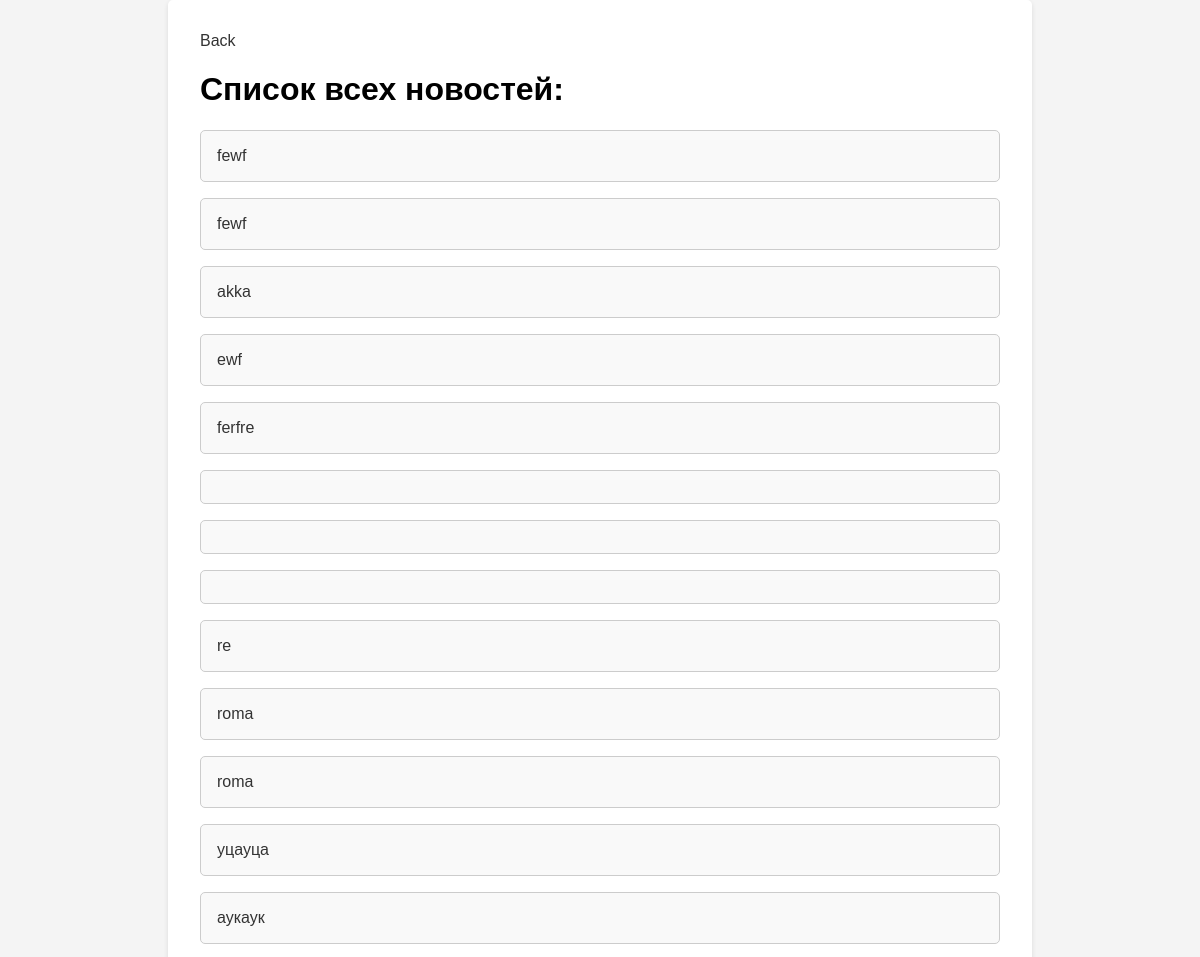
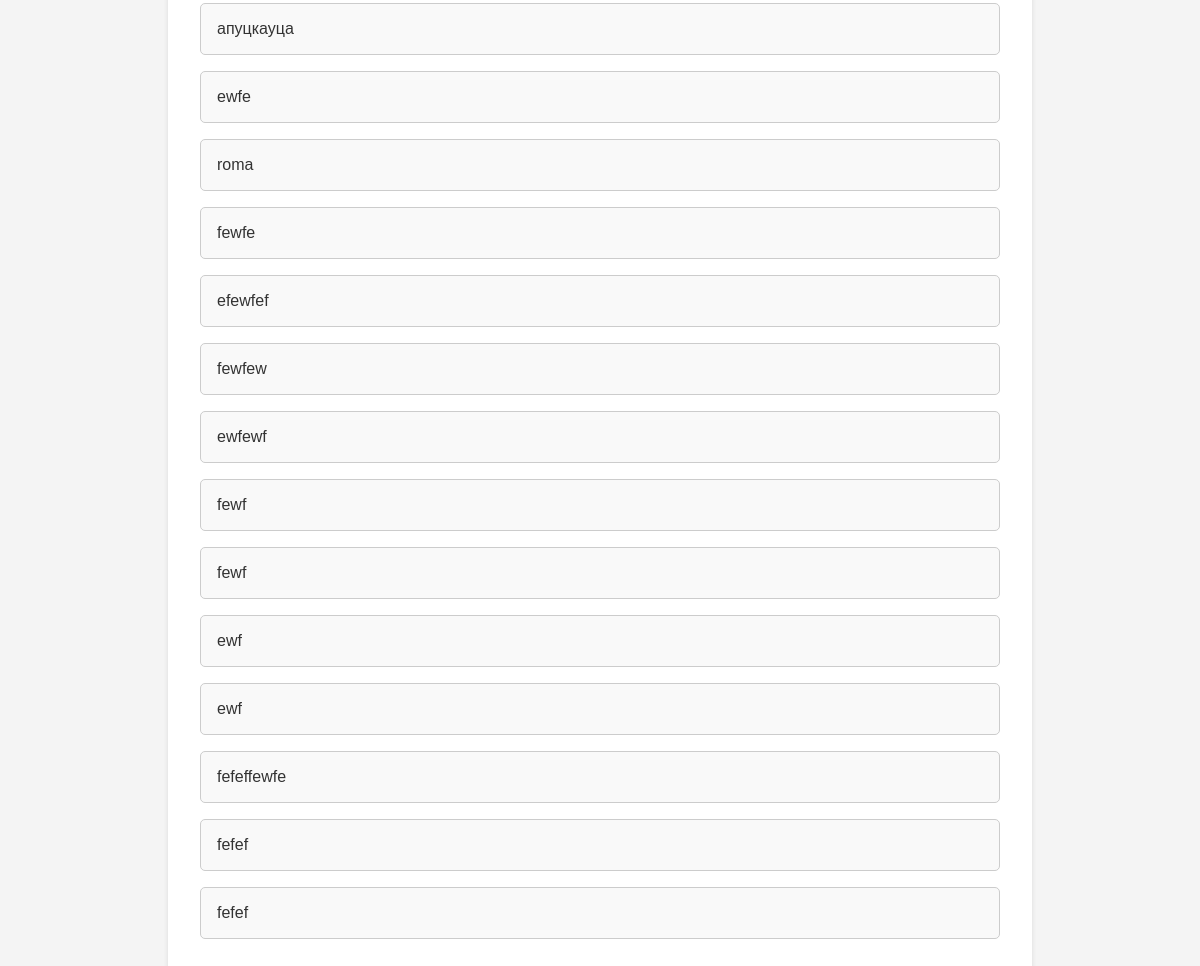
Page /news/ on the committed database (2 pictures, top to bottom).
### news/models.py (models this page shows, shortened)
class News(models.Model):
    title = models.TextField()
    content = models.TextField()
    created_at = models.DateTimeField(auto_now=True)

### news/views.py (the view)
# urls.py: path("", views.get_all_news, name="all_news"),
def get_all_news(request):
    news = News.objects.order_by("-created_at").all()
    return render(request, "news/get_all_news.html", {"news" : news})

### news/templates/news/get_all_news.html (shortened to what this page needs)
<!DOCTYPE html>
<html>
<head>
</head>
<body>
    <div class="container">
        <a href="{% url 'news:main' %}">Back</a>
        <h1>Список всех новостей:</h1>
        <ul>
            {% for new in news %}
            <li>
                <a href="{% url 'news:info_news' new.id %}">
                    {{ new.title }}
                </a>
            </li>
            {% endfor %}
        </ul>
    </div>
</body>
</html>

### news/templates/news/get_all_news.html (style rules this page uses)
body { font-family: Arial, sans-serif; margin: 0; padding: 0; background-color: #f4f4f4; }
.container { max-width: 800px; margin: 0 auto; padding: 2rem; background-color: white; box-shadow: 0px 2px 5px rgba(0, 0, 0, 0.1); border-radius: 5px; }
a { text-decoration: none; color: #333; transition: color 0.3s ease; }
ul { list-style: none; padding: 0; }
li { border: 1px solid #ccc; border-radius: 5px; padding: 1rem; margin-bottom: 1rem; background-color: #f9f9f9; }

### rows in the picture
News: title "fewf"
News: title "fewf"
News: title "akka"
News: title "ewf"
News: title "ferfre"
News: title "re"
News: title "roma"
News: title "roma"
News: title "уцауца"
News: title "аукаук"
News: title "апуцкауца"
News: title "ewfe"
News: title "roma"
News: title "fewfe"
News: title "efewfef"
News: title "fewfew"
News: title "ewfewf"
News: title "fewf"
News: title "fewf"
News: title "ewf"
News: title "ewf"
News: title "fefeffewfe"
News: title "fefef"
News: title "fefef"
